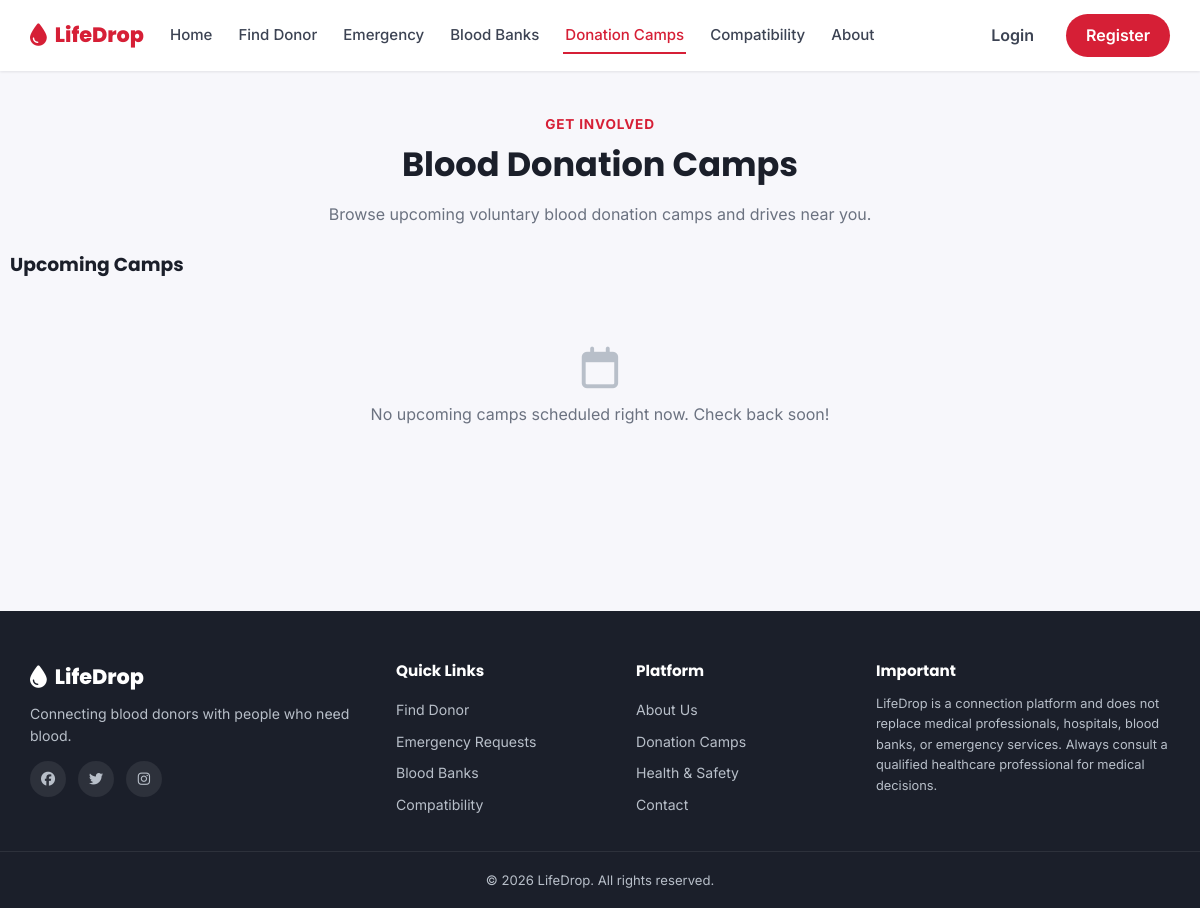
Before: /donation-camps.php with the older database file.
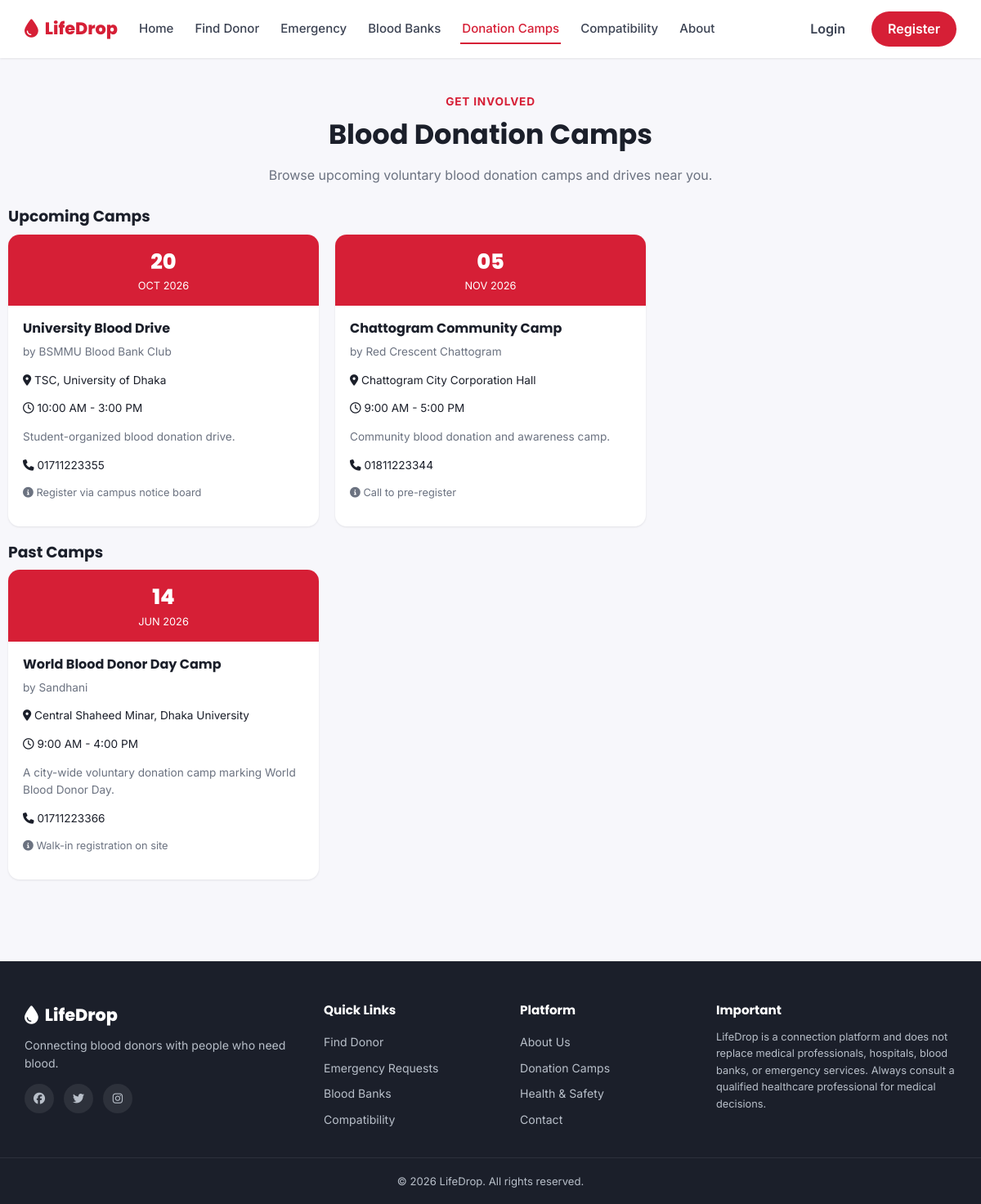
After: the same page with the newer database file.
### tables this page shows
CREATE TABLE `donation_camps` (
  `id` INT UNSIGNED NOT NULL AUTO_INCREMENT,
  `camp_name` VARCHAR(150) NOT NULL,
  `organization` VARCHAR(150) DEFAULT NULL,
  `camp_date` DATE NOT NULL,
  `camp_time` VARCHAR(60) DEFAULT NULL,
  `location` VARCHAR(255) NOT NULL,
  `division` VARCHAR(50) DEFAULT NULL,
  `district` VARCHAR(50) DEFAULT NULL,
  `description` TEXT DEFAULT NULL,
  `contact` VARCHAR(50) DEFAULT NULL,
  `registration_info` VARCHAR(255) DEFAULT NULL,
  `created_by` INT UNSIGNED DEFAULT NULL,
  `created_at` TIMESTAMP NOT NULL DEFAULT CURRENT_TIMESTAMP,
  PRIMARY KEY (`id`),
  KEY `idx_camp_date` (`camp_date`),
  CONSTRAINT `fk_camp_admin` FOREIGN KEY (`created_by`) REFERENCES `users`(`id`) ON DELETE SET NULL
);

### includes/functions.php (called while the page is built, shortened)
<?php
function e($value) {
    return htmlspecialchars($value ?? '', ENT_QUOTES, 'UTF-8');
}

### donation-camps.php (the view, shortened to what this page needs)
<?php
require_once __DIR__ . '/includes/auth.php';
$stmt = $pdo->query("SELECT * FROM donation_camps WHERE camp_date >= CURDATE() ORDER BY camp_date ASC");
$upcomingCamps = $stmt->fetchAll();
$stmt2 = $pdo->query("SELECT * FROM donation_camps WHERE camp_date < CURDATE() ORDER BY camp_date DESC LIMIT 6");
$pastCamps = $stmt2->fetchAll();
require_once __DIR__ . '/includes/header.php';
function render_camp_card($camp) {
    ?>
    <div class="camp-card">
        <div class="camp-date-badge">
            <div class="d"><?= e(date('d', strtotime($camp['camp_date']))) ?></div>
            <div class="m"><?= e(date('M Y', strtotime($camp['camp_date']))) ?></div>
        </div>
        <div class="camp-card-body">
            <h4><?= e($camp['camp_name']) ?></h4>
            <?php if ($camp['organization']): ?><p class="text-muted" style="font-size:0.85rem;">by <?= e($camp['organization']) ?></p><?php endif; ?>
            <p style="font-size:0.85rem;"><i class="fa-solid fa-location-dot"></i> <?= e($camp['location']) ?></p>
            <?php if ($camp['camp_time']): ?><p style="font-size:0.85rem;"><i class="fa-regular fa-clock"></i> <?= e($camp['camp_time']) ?></p><?php endif; ?>
            <?php if ($camp['description']): ?><p class="text-muted" style="font-size:0.85rem;"><?= e($camp['description']) ?></p><?php endif; ?>
            <?php if ($camp['contact']): ?><p style="font-size:0.85rem;"><i class="fa-solid fa-phone"></i> <?= e($camp['contact']) ?></p><?php endif; ?>
            <?php if ($camp['registration_info']): ?><p class="text-muted" style="font-size:0.8rem;"><i class="fa-solid fa-circle-info"></i> <?= e($camp['registration_info']) ?></p><?php endif; ?>
        </div>
    </div>
    <?php
}
?>
<div class="container section-tight">
    <div class="section-header" style="margin-bottom:26px;">
        <span class="eyebrow">Get Involved</span>
        <h2>Blood Donation Camps</h2>
        <p>Browse upcoming voluntary blood donation camps and drives near you.</p>
    </div>
    <h3 class="mb-1">Upcoming Camps</h3>
    <?php if ($upcomingCamps): ?>
        <div class="grid grid-3 mb-2">
            <?php foreach ($upcomingCamps as $camp) render_camp_card($camp); ?>
        </div>
    <?php else: ?>
        <div class="empty-state"><i class="fa-regular fa-calendar"></i><p>No upcoming camps scheduled right now. Check back soon!</p></div>
    <?php endif; ?>
    <?php if ($pastCamps): ?>
        <h3 class="mb-1 mt-2">Past Camps</h3>
        <div class="grid grid-3">
            <?php foreach ($pastCamps as $camp) render_camp_card($camp); ?>
        </div>
    <?php endif; ?>
</div>
<?php require_once __DIR__ . '/includes/footer.php'; ?>

Changed rows visible on the page:
added donation_camps: camp_date "20", camp_date "OCT 2026", camp_name "University Blood Drive", organization "BSMMU Blood Bank Club", location "TSC, University of Dhaka", camp_time "10:00 AM - 3:00 PM", description "Student-organized blood donation drive.", contact "01711223355", registration_info "Register via campus notice board", shown under "Upcoming Camps"
added donation_camps: camp_date "05", camp_date "NOV 2026", camp_name "Chattogram Community Camp", organization "Red Crescent Chattogram", location "Chattogram City Corporation Hall", camp_time "9:00 AM - 5:00 PM", description "Community blood donation and awareness camp.", contact "01811223344", registration_info "Call to pre-register", shown under "Upcoming Camps"
added donation_camps: camp_date "14", camp_date "JUN 2026", camp_name "World Blood Donor Day Camp", organization "Sandhani", location "Central Shaheed Minar, Dhaka University", camp_time "9:00 AM - 4:00 PM", description "A city-wide voluntary donation camp marking World Blood Donor Day.", contact "01711223366", registration_info "Walk-in registration on site", shown under "Past Camps"
Other visible differences:
text no longer shown: "No upcoming camps scheduled right now. Check back soon!"
text now shown: "Past Camps"
